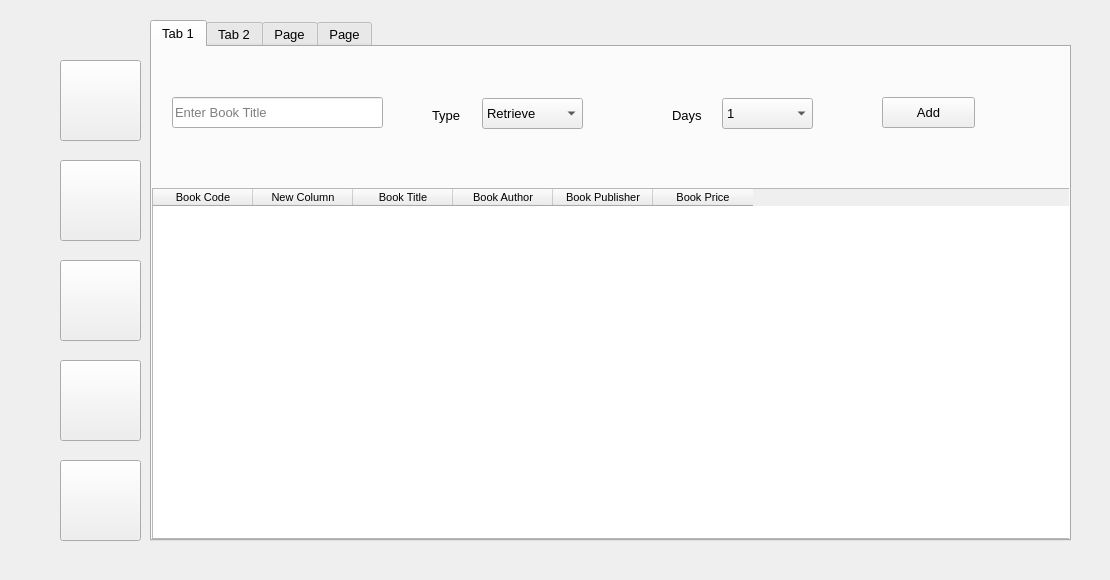
<?xml version="1.0" encoding="UTF-8"?>
<ui version="4.0">
 <class>Form</class>
 <widget class="QWidget" name="Form">
  <property name="geometry">
   <rect>
    <x>0</x>
    <y>0</y>
    <width>1110</width>
    <height>580</height>
   </rect>
  </property>
  <property name="windowTitle">
   <string>Form</string>
  </property>
  <widget class="QPushButton" name="pushButton">
   <property name="geometry">
    <rect>
     <x>60</x>
     <y>60</y>
     <width>81</width>
     <height>81</height>
    </rect>
   </property>
   <property name="font">
    <font>
     <family>Segoe UI</family>
     <pointsize>10</pointsize>
     <weight>50</weight>
     <bold>false</bold>
    </font>
   </property>
   <property name="text">
    <string/>
   </property>
   <property name="icon">
    <iconset>
     <normaloff>Icons/today.png</normaloff>Icons/today.png</iconset>
   </property>
   <property name="iconSize">
    <size>
     <width>60</width>
     <height>60</height>
    </size>
   </property>
  </widget>
  <widget class="QPushButton" name="pushButton_2">
   <property name="geometry">
    <rect>
     <x>60</x>
     <y>160</y>
     <width>81</width>
     <height>81</height>
    </rect>
   </property>
   <property name="font">
    <font>
     <family>Segoe UI</family>
     <pointsize>10</pointsize>
     <weight>50</weight>
     <bold>false</bold>
    </font>
   </property>
   <property name="text">
    <string/>
   </property>
   <property name="icon">
    <iconset>
     <normaloff>Icons/books.png</normaloff>Icons/books.png</iconset>
   </property>
   <property name="iconSize">
    <size>
     <width>60</width>
     <height>60</height>
    </size>
   </property>
  </widget>
  <widget class="QPushButton" name="pushButton_3">
   <property name="geometry">
    <rect>
     <x>60</x>
     <y>360</y>
     <width>81</width>
     <height>81</height>
    </rect>
   </property>
   <property name="font">
    <font>
     <family>Segoe UI</family>
     <pointsize>10</pointsize>
     <weight>50</weight>
     <bold>false</bold>
    </font>
   </property>
   <property name="text">
    <string/>
   </property>
   <property name="icon">
    <iconset>
     <normaloff>Icons/themes.png</normaloff>Icons/themes.png</iconset>
   </property>
   <property name="iconSize">
    <size>
     <width>60</width>
     <height>60</height>
    </size>
   </property>
  </widget>
  <widget class="QPushButton" name="pushButton_4">
   <property name="geometry">
    <rect>
     <x>60</x>
     <y>260</y>
     <width>81</width>
     <height>81</height>
    </rect>
   </property>
   <property name="font">
    <font>
     <family>Segoe UI</family>
     <pointsize>10</pointsize>
     <weight>50</weight>
     <bold>false</bold>
    </font>
   </property>
   <property name="text">
    <string/>
   </property>
   <property name="icon">
    <iconset>
     <normaloff>Icons/users.png</normaloff>Icons/users.png</iconset>
   </property>
   <property name="iconSize">
    <size>
     <width>60</width>
     <height>60</height>
    </size>
   </property>
  </widget>
  <widget class="QPushButton" name="pushButton_5">
   <property name="geometry">
    <rect>
     <x>60</x>
     <y>460</y>
     <width>81</width>
     <height>81</height>
    </rect>
   </property>
   <property name="font">
    <font>
     <family>Segoe UI</family>
     <pointsize>10</pointsize>
     <weight>50</weight>
     <bold>false</bold>
    </font>
   </property>
   <property name="text">
    <string/>
   </property>
   <property name="icon">
    <iconset>
     <normaloff>Icons/settings.png</normaloff>Icons/settings.png</iconset>
   </property>
   <property name="iconSize">
    <size>
     <width>60</width>
     <height>60</height>
    </size>
   </property>
  </widget>
  <widget class="QTabWidget" name="tabWidget">
   <property name="geometry">
    <rect>
     <x>150</x>
     <y>20</y>
     <width>921</width>
     <height>521</height>
    </rect>
   </property>
   <property name="font">
    <font>
     <family>Segoe UI</family>
     <pointsize>10</pointsize>
     <weight>50</weight>
     <bold>false</bold>
    </font>
   </property>
   <property name="tabPosition">
    <enum>QTabWidget::North</enum>
   </property>
   <property name="tabShape">
    <enum>QTabWidget::Rounded</enum>
   </property>
   <property name="currentIndex">
    <number>0</number>
   </property>
   <widget class="QWidget" name="tab">
    <attribute name="title">
     <string>Tab 1</string>
    </attribute>
    <widget class="QTableWidget" name="tableWidget">
     <property name="geometry">
      <rect>
       <x>0</x>
       <y>141</y>
       <width>921</width>
       <height>351</height>
      </rect>
     </property>
     <property name="font">
      <font>
       <family>Segoe UI</family>
       <pointsize>8</pointsize>
       <weight>50</weight>
       <bold>false</bold>
      </font>
     </property>
     <column>
      <property name="text">
       <string>Book Code</string>
      </property>
     </column>
     <column>
      <property name="text">
       <string>New Column</string>
      </property>
     </column>
     <column>
      <property name="text">
       <string>Book Title</string>
      </property>
     </column>
     <column>
      <property name="text">
       <string>Book Author</string>
      </property>
     </column>
     <column>
      <property name="text">
       <string>Book Publisher</string>
      </property>
     </column>
     <column>
      <property name="text">
       <string>Book Price</string>
      </property>
     </column>
    </widget>
    <widget class="QPushButton" name="pushButton_6">
     <property name="geometry">
      <rect>
       <x>730</x>
       <y>50</y>
       <width>93</width>
       <height>31</height>
      </rect>
     </property>
     <property name="font">
      <font>
       <family>Segoe UI</family>
       <pointsize>10</pointsize>
       <weight>50</weight>
       <bold>false</bold>
      </font>
     </property>
     <property name="text">
      <string>Add</string>
     </property>
    </widget>
    <widget class="QComboBox" name="comboBox">
     <property name="geometry">
      <rect>
       <x>330</x>
       <y>51</y>
       <width>101</width>
       <height>31</height>
      </rect>
     </property>
     <property name="font">
      <font>
       <family>Segoe UI</family>
       <pointsize>10</pointsize>
       <weight>50</weight>
       <bold>false</bold>
      </font>
     </property>
     <item>
      <property name="text">
       <string>Retrieve</string>
      </property>
     </item>
     <item>
      <property name="text">
       <string>Rent</string>
      </property>
     </item>
    </widget>
    <widget class="QComboBox" name="comboBox_2">
     <property name="geometry">
      <rect>
       <x>570</x>
       <y>51</y>
       <width>91</width>
       <height>31</height>
      </rect>
     </property>
     <property name="font">
      <font>
       <family>Segoe UI</family>
       <pointsize>10</pointsize>
       <weight>50</weight>
       <bold>false</bold>
      </font>
     </property>
     <item>
      <property name="text">
       <string>1</string>
      </property>
     </item>
     <item>
      <property name="text">
       <string>2</string>
      </property>
     </item>
     <item>
      <property name="text">
       <string>3</string>
      </property>
     </item>
     <item>
      <property name="text">
       <string>4</string>
      </property>
     </item>
     <item>
      <property name="text">
       <string>5</string>
      </property>
     </item>
     <item>
      <property name="text">
       <string>6</string>
      </property>
     </item>
     <item>
      <property name="text">
       <string>7</string>
      </property>
     </item>
     <item>
      <property name="text">
       <string>8</string>
      </property>
     </item>
     <item>
      <property name="text">
       <string>9</string>
      </property>
     </item>
     <item>
      <property name="text">
       <string>10</string>
      </property>
     </item>
    </widget>
    <widget class="QLineEdit" name="lineEdit">
     <property name="geometry">
      <rect>
       <x>20</x>
       <y>50</y>
       <width>211</width>
       <height>31</height>
      </rect>
     </property>
     <property name="font">
      <font>
       <family>Segoe UI</family>
       <pointsize>10</pointsize>
       <weight>50</weight>
       <bold>false</bold>
      </font>
     </property>
     <property name="placeholderText">
      <string>Enter Book Title</string>
     </property>
    </widget>
    <widget class="QLabel" name="label">
     <property name="geometry">
      <rect>
       <x>280</x>
       <y>60</y>
       <width>31</width>
       <height>16</height>
      </rect>
     </property>
     <property name="font">
      <font>
       <family>Segoe UI</family>
       <pointsize>10</pointsize>
       <weight>50</weight>
       <bold>false</bold>
      </font>
     </property>
     <property name="text">
      <string>Type</string>
     </property>
    </widget>
    <widget class="QLabel" name="label_2">
     <property name="geometry">
      <rect>
       <x>520</x>
       <y>60</y>
       <width>41</width>
       <height>16</height>
      </rect>
     </property>
     <property name="font">
      <font>
       <family>Segoe UI</family>
       <pointsize>10</pointsize>
       <weight>50</weight>
       <bold>false</bold>
      </font>
     </property>
     <property name="text">
      <string>Days</string>
     </property>
    </widget>
   </widget>
   <widget class="QWidget" name="tab_2">
    <attribute name="title">
     <string>Tab 2</string>
    </attribute>
   </widget>
   <widget class="QWidget" name="tab_3">
    <attribute name="title">
     <string>Page</string>
    </attribute>
   </widget>
   <widget class="QWidget" name="tab_4">
    <attribute name="title">
     <string>Page</string>
    </attribute>
   </widget>
  </widget>
 </widget>
 <resources>
  <include location="Icons/icon.qrc"/>
 </resources>
 <connections/>
</ui>
